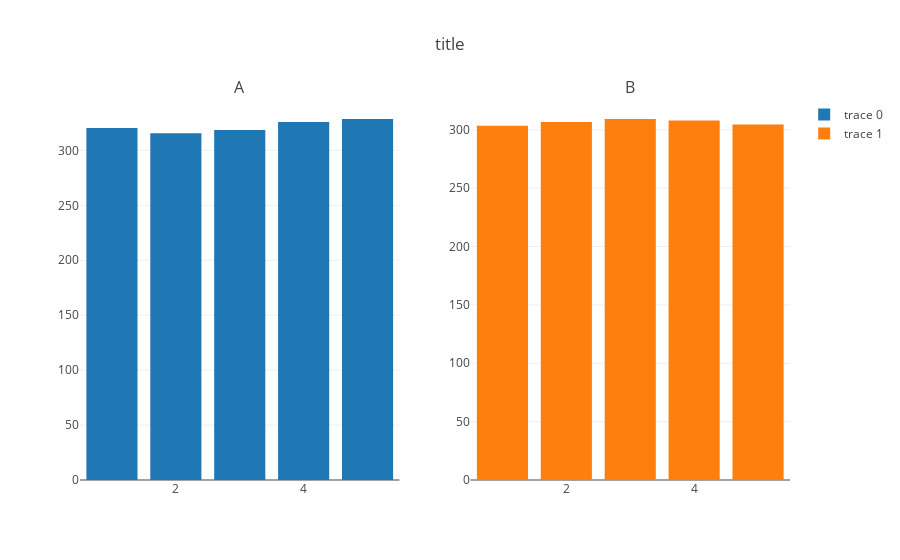

Notebook source saved alongside this figure:
### Code cell
trace0 = go.Bar(x=GRE_compare.index,y=GRE_compare['likely'])
#trace0 = go.Bar(x=GRE_compare.index,y=GRE_compare['not_likely'])
trace1 = go.Bar(x=GRE_compare.index,y=GRE_compare['not_likely'])
fig=tools.make_subplots(1,2,subplot_titles=('A','B'))
fig.append_trace(trace0,1,1)
fig.append_trace(trace1,1,2)
fig.layout.update(title='title')
iplot(fig)

### Figure 1 — Plotly figure (JSON) as saved in the notebook; plotly's stock layout.template omitted (floating-point values rounded to 4 significant figures)
{"data": [{"type": "bar", "uid": "f7649514-81e4-4f87-a25e-5f869891b2b8", "x": [1, 2, 3, 4, 5], "xaxis": "x", "y": [320.3, 315.7, 318.5, 325.8, 328.5], "yaxis": "y"}, {"type": "bar", "uid": "177a1403-5fc6-48b9-b412-7b9b9dc52246", "x": [1, 2, 3, 4, 5], "xaxis": "x2", "y": [303.4, 306.6, 309.3, 308.1, 304.5], "yaxis": "y2"}], "layout": {"annotations": [{"font": {"size": 16}, "showarrow": false, "text": "A", "x": 0.225, "xanchor": "center", "xref": "paper", "y": 1, "yanchor": "bottom", "yref": "paper"}, {"font": {"size": 16}, "showarrow": false, "text": "B", "x": 0.775, "xanchor": "center", "xref": "paper", "y": 1, "yanchor": "bottom", "yref": "paper"}], "title": {"text": "title"}, "xaxis": {"anchor": "y", "domain": [0, 0.45]}, "xaxis2": {"anchor": "y2", "domain": [0.55, 1]}, "yaxis": {"anchor": "x", "domain": [0, 1]}, "yaxis2": {"anchor": "x2", "domain": [0, 1]}}}
